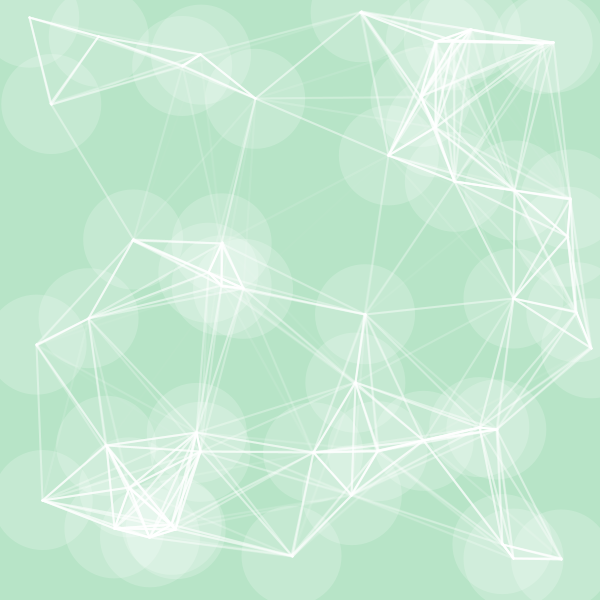
Frame 1 (no input)
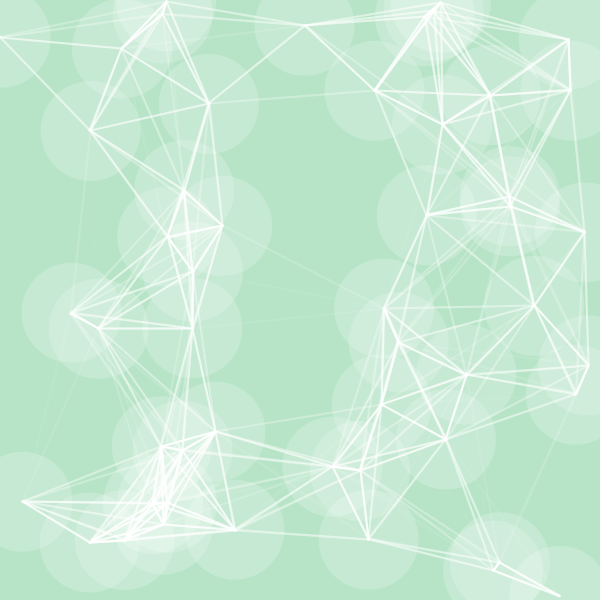
Frame 60 (the mouse pressed at the canvas centre just before this capture)
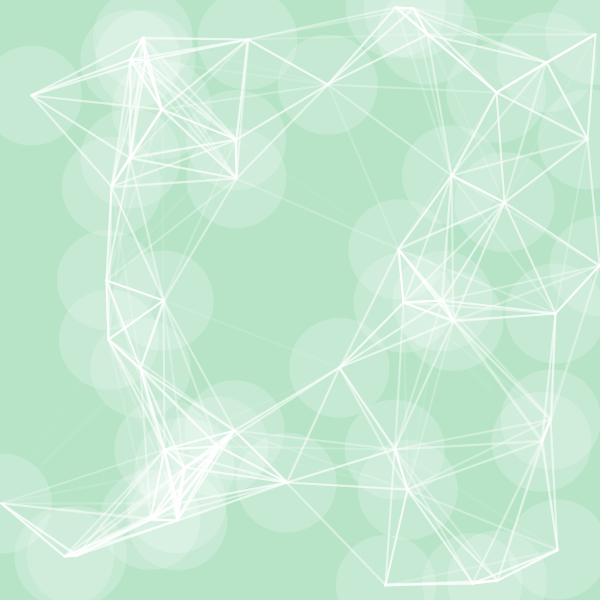
Frame 120 (the mouse held since frame 60 and released just before this capture)

The Processing sketch that drew these frames (run headless with seeded random() and noise(); from frame 60 on, the mouse is pressed at the canvas centre):

// Processing sketch: mover_network
// ── mover_network.pde
Mover[] movers;
int numberOfMovers = 50;

void setup() {
  size(600, 600);
  movers = new Mover[numberOfMovers]; //instantiate array
  
  for(int i = 0; i < numberOfMovers; i++) {
    movers[i] = new Mover();
  }
}

void draw() {
  background(#b7e4c7);
  for (int i = 0; i < numberOfMovers; i++) {
    movers[i].act();
    movers[i].showBody();
    movers[i].showConnections();
  }
}

// ── Mover.pde
class Mover {
  
  //instance variables
  float x, y;
  float vx, vy;
  float d;
  
  //constructor
  Mover() {
    d = 100;
    x = random(0, width);
    y = random(0, height);
    vx = random(-1, 1);
    vy = random(-1, 1);
  }
  
  
  void act() {
    move();
    bounceOffEdge();
  }
  
  void move() {
    x = x + vx;
    y = y + vy;
  }
  
  void bounceOffEdge() {
    if (x < 0 || x > width) vx = -vx;
    if (y < 0 || y > height) vy = -vy;
  }
  
  void showBody() {
    noStroke();
    fill(255, 50);
    circle(x, y, d);
  }
  
  void showConnections() {
    for (int i = 0; i < numberOfMovers; i++) {
      float dist = dist(x, y, movers[i].x, movers[i].y);
      if (dist <= 200) {
        float a = map(dist, 0, 200, 255, 0);
        stroke(255, a);
        strokeWeight(2);
        line(x, y, movers[i].x, movers[i].y);
      }
    }
  }
  
}
